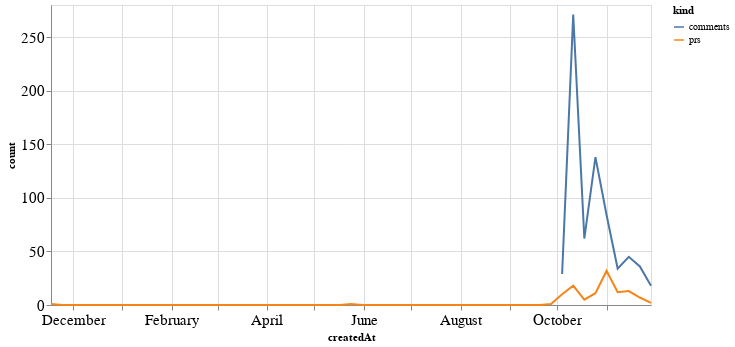

Notebook cell for this chart:
### Code cell
alt.Chart(total_time, width=600).mark_line().encode(
    x='createdAt',
    y='count',
    color='kind'
)

### Figure 1 — Vega-Lite specification as saved in the notebook (floating-point values rounded to 4 significant figures)
{"config": {"axisLeft": {"labelFontSize": 15}, "axisBottom": {"labelFontSize": 15}}, "data": {"name": "data-37d88238517fd823a1ea8db1d6794492"}, "mark": "line", "encoding": {"color": {"type": "nominal", "field": "kind"}, "x": {"type": "temporal", "field": "createdAt"}, "y": {"type": "quantitative", "field": "count"}}, "width": 600, "$schema": "https://vega.github.io/schema/vega-lite/v4.8.1.json", "datasets": {"data-37d88238517fd823a1ea8db1d6794492": [{"createdAt": "2019-11-17T00:00:00", "kind": "prs", "count": 1.0}, {"createdAt": "2019-11-24T00:00:00", "kind": "prs", "count": 0.0}, {"createdAt": "2019-12-01T00:00:00", "kind": "prs", "count": 0.0}, {"createdAt": "2019-12-08T00:00:00", "kind": "prs", "count": 0.0}, {"createdAt": "2019-12-15T00:00:00", "kind": "prs", "count": 0.0}, {"createdAt": "2019-12-22T00:00:00", "kind": "prs", "count": 0.0}, {"createdAt": "2019-12-29T00:00:00", "kind": "prs", "count": 0.0}, {"createdAt": "2020-01-05T00:00:00", "kind": "prs", "count": 0.0}, {"createdAt": "2020-01-12T00:00:00", "kind": "prs", "count": 0.0}, {"createdAt": "2020-01-19T00:00:00", "kind": "prs", "count": 0.0}, {"createdAt": "2020-01-26T00:00:00", "kind": "prs", "count": 0.0}, {"createdAt": "2020-02-02T00:00:00", "kind": "prs", "count": 0.0}, {"createdAt": "2020-02-09T00:00:00", "kind": "prs", "count": 0.0}, {"createdAt": "2020-02-16T00:00:00", "kind": "prs", "count": 0.0}, {"createdAt": "2020-02-23T00:00:00", "kind": "prs", "count": 0.0}, {"createdAt": "2020-03-01T00:00:00", "kind": "prs", "count": 0.0}, {"createdAt": "2020-03-08T00:00:00", "kind": "prs", "count": 0.0}, {"createdAt": "2020-03-15T00:00:00", "kind": "prs", "count": 0.0}, {"createdAt": "2020-03-22T00:00:00", "kind": "prs", "count": 0.0}, {"createdAt": "2020-03-29T00:00:00", "kind": "prs", "count": 0.0}, {"createdAt": "2020-04-05T00:00:00", "kind": "prs", "count": 0.0}, {"createdAt": "2020-04-12T00:00:00", "kind": "prs", "count": 0.0}, {"createdAt": "2020-04-19T00:00:00", "kind": "prs", "count": 0.0}, {"createdAt": "2020-04-26T00:00:00", "kind": "prs", "count": 0.0}, {"createdAt": "2020-05-03T00:00:00", "kind": "prs", "count": 0.0}, {"createdAt": "2020-05-10T00:00:00", "kind": "prs", "count": 0.0}, {"createdAt": "2020-05-17T00:00:00", "kind": "prs", "count": 0.0}, {"createdAt": "2020-05-24T00:00:00", "kind": "prs", "count": 1.0}, {"createdAt": "2020-05-31T00:00:00", "kind": "prs", "count": 0.0}, {"createdAt": "2020-06-07T00:00:00", "kind": "prs", "count": 0.0}, {"createdAt": "2020-06-14T00:00:00", "kind": "prs", "count": 0.0}, {"createdAt": "2020-06-21T00:00:00", "kind": "prs", "count": 0.0}, {"createdAt": "2020-06-28T00:00:00", "kind": "prs", "count": 0.0}, {"createdAt": "2020-07-05T00:00:00", "kind": "prs", "count": 0.0}, {"createdAt": "2020-07-12T00:00:00", "kind": "prs", "count": 0.0}, {"createdAt": "2020-07-19T00:00:00", "kind": "prs", "count": 0.0}, {"createdAt": "2020-07-26T00:00:00", "kind": "prs", "count": 0.0}, {"createdAt": "2020-08-02T00:00:00", "kind": "prs", "count": 0.0}, {"createdAt": "2020-08-09T00:00:00", "kind": "prs", "count": 0.0}, {"createdAt": "2020-08-16T00:00:00", "kind": "prs", "count": 0.0}, {"createdAt": "2020-08-23T00:00:00", "kind": "prs", "count": 0.0}, {"createdAt": "2020-08-30T00:00:00", "kind": "prs", "count": 0.0}, {"createdAt": "2020-09-06T00:00:00", "kind": "prs", "count": 0.0}, {"createdAt": "2020-09-13T00:00:00", "kind": "prs", "count": 0.0}, {"createdAt": "2020-09-20T00:00:00", "kind": "prs", "count": 0.0}, {"createdAt": "2020-09-27T00:00:00", "kind": "prs", "count": 1.0}, {"createdAt": "2020-10-04T00:00:00", "kind": "prs", "count": 10.0}, {"createdAt": "2020-10-11T00:00:00", "kind": "prs", "count": 18.0}, {"createdAt": "2020-10-18T00:00:00", "kind": "prs", "count": 5.0}, {"createdAt": "2020-10-25T00:00:00", "kind": "prs", "count": 11.0}, {"createdAt": "2020-11-01T00:00:00", "kind": "prs", "count": 32.0}, {"createdAt": "2020-11-08T00:00:00", "kind": "prs", "count": 12.0}, {"createdAt": "2020-11-15T00:00:00", "kind": "prs", "count": 13.0}, {"createdAt": "2020-11-22T00:00:00", "kind": "prs", "count": 7.0}, {"createdAt": "2020-11-29T00:00:00", "kind": "prs", "count": 2.0}, {"createdAt": "2019-11-17T00:00:00", "kind": "comments", "count": null}, {"createdAt": "2019-11-24T00:00:00", "kind": "comments", "count": null}, {"createdAt": "2019-12-01T00:00:00", "kind": "comments", "count": null}, {"createdAt": "2019-12-08T00:00:00", "kind": "comments", "count": null}, {"createdAt": "2019-12-15T00:00:00", "kind": "comments", "count": null}, {"createdAt": "2019-12-22T00:00:00", "kind": "comments", "count": null}, {"createdAt": "2019-12-29T00:00:00", "kind": "comments", "count": null}, {"createdAt": "2020-01-05T00:00:00", "kind": "comments", "count": null}, {"createdAt": "2020-01-12T00:00:00", "kind": "comments", "count": null}, {"createdAt": "2020-01-19T00:00:00", "kind": "comments", "count": null}, {"createdAt": "2020-01-26T00:00:00", "kind": "comments", "count": null}, {"createdAt": "2020-02-02T00:00:00", "kind": "comments", "count": null}, {"createdAt": "2020-02-09T00:00:00", "kind": "comments", "count": null}, {"createdAt": "2020-02-16T00:00:00", "kind": "comments", "count": null}, {"createdAt": "2020-02-23T00:00:00", "kind": "comments", "count": null}, {"createdAt": "2020-03-01T00:00:00", "kind": "comments", "count": null}, {"createdAt": "2020-03-08T00:00:00", "kind": "comments", "count": null}, {"createdAt": "2020-03-15T00:00:00", "kind": "comments", "count": null}, {"createdAt": "2020-03-22T00:00:00", "kind": "comments", "count": null}, {"createdAt": "2020-03-29T00:00:00", "kind": "comments", "count": null}, {"createdAt": "2020-04-05T00:00:00", "kind": "comments", "count": null}, {"createdAt": "2020-04-12T00:00:00", "kind": "comments", "count": null}, {"createdAt": "2020-04-19T00:00:00", "kind": "comments", "count": null}, {"createdAt": "2020-04-26T00:00:00", "kind": "comments", "count": null}, {"createdAt": "2020-05-03T00:00:00", "kind": "comments", "count": null}, {"createdAt": "2020-05-10T00:00:00", "kind": "comments", "count": null}, {"createdAt": "2020-05-17T00:00:00", "kind": "comments", "count": null}, {"createdAt": "2020-05-24T00:00:00", "kind": "comments", "count": null}, {"createdAt": "2020-05-31T00:00:00", "kind": "comments", "count": null}, {"createdAt": "2020-06-07T00:00:00", "kind": "comments", "count": null}, {"createdAt": "2020-06-14T00:00:00", "kind": "comments", "count": null}, {"createdAt": "2020-06-21T00:00:00", "kind": "comments", "count": null}, {"createdAt": "2020-06-28T00:00:00", "kind": "comments", "count": null}, {"createdAt": "2020-07-05T00:00:00", "kind": "comments", "count": null}, {"createdAt": "2020-07-12T00:00:00", "kind": "comments", "count": null}, {"createdAt": "2020-07-19T00:00:00", "kind": "comments", "count": null}, {"createdAt": "2020-07-26T00:00:00", "kind": "comments", "count": null}, {"createdAt": "2020-08-02T00:00:00", "kind": "comments", "count": null}, {"createdAt": "2020-08-09T00:00:00", "kind": "comments", "count": null}, {"createdAt": "2020-08-16T00:00:00", "kind": "comments", "count": null}, {"createdAt": "2020-08-23T00:00:00", "kind": "comments", "count": null}, {"createdAt": "2020-08-30T00:00:00", "kind": "comments", "count": null}, {"createdAt": "2020-09-06T00:00:00", "kind": "comments", "count": null}, {"createdAt": "2020-09-13T00:00:00", "kind": "comments", "count": null}, {"createdAt": "2020-09-20T00:00:00", "kind": "comments", "count": null}, {"createdAt": "2020-09-27T00:00:00", "kind": "comments", "count": null}, {"createdAt": "2020-10-04T00:00:00", "kind": "comments", "count": 29.0}, {"createdAt": "2020-10-11T00:00:00", "kind": "comments", "count": 271.0}, {"createdAt": "2020-10-18T00:00:00", "kind": "comments", "count": 62.0}, {"createdAt": "2020-10-25T00:00:00", "kind": "comments", "count": 138.0}, {"createdAt": "2020-11-01T00:00:00", "kind": "comments", "count": 84.0}, {"createdAt": "2020-11-08T00:00:00", "kind": "comments", "count": 34.0}, {"createdAt": "2020-11-15T00:00:00", "kind": "comments", "count": 45.0}, {"createdAt": "2020-11-22T00:00:00", "kind": "comments", "count": 36.0}, {"createdAt": "2020-11-29T00:00:00", "kind": "comments", "count": 18.0}]}}
